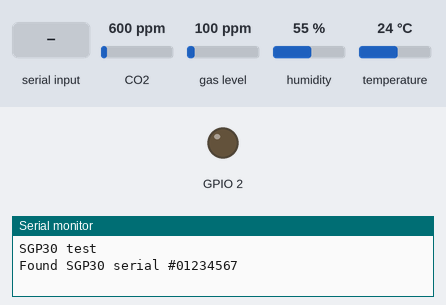
The sketch below on a simulated ESP32. Shown: output pins drawn as LEDs (lit = HIGH), the last lines printed to the serial monitor. The inputs (shaded band) are chosen by the test bench; at power-on: CO2 600 ppm, gas level 100 ppm, humidity 55 %, temperature 24 °C.

Above: at 1.2 s.
1.3 s: "O" received over Serial
At 2.0 s:
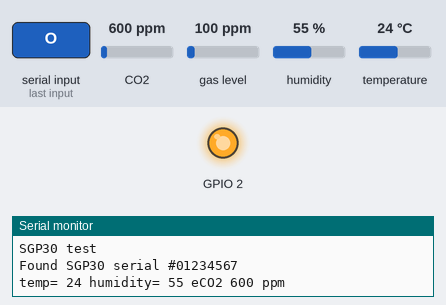
2.8 s: "X" received over Serial
At 4.0 s:
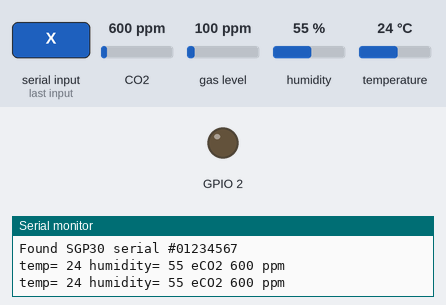
Timing chart, 0 to 5.8 s (numbered marks = the images above; inputs shaded):
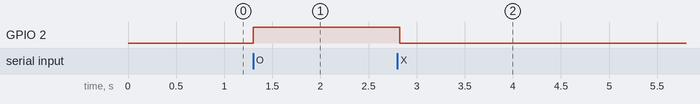

Measured:
- after the input at 1.3 s, GPIO 2: LOW → HIGH at once
- after the input at 2.8 s, GPIO 2: HIGH → LOW at once

The sketch:

Co2_temp_sensor.ino
```cpp
#include <Wire.h>
#include "Adafruit_SGP30.h"
#include <SimpleDHT.h>

Adafruit_SGP30 sgp;

/* return absolute humidity [mg/m^3] with approximation formula
* @param temperature [°C]
* @param humidity [%RH]
*/
uint32_t getAbsoluteHumidity(float temperature, float humidity) {
    // approximation formula from Sensirion SGP30 Driver Integration chapter 3.15
    const float absoluteHumidity = 216.7f * ((humidity / 100.0f) * 6.112f * exp((17.62f * temperature) / (243.12f + temperature)) / (273.15f + temperature)); // [g/m^3]
    const uint32_t absoluteHumidityScaled = static_cast<uint32_t>(1000.0f * absoluteHumidity); // [mg/m^3]
    return absoluteHumidityScaled;
}
int pinDHT11 = 15;
SimpleDHT11 dht11(pinDHT11);

void setup() {
  Serial.begin(115200);
  while (!Serial) { delay(10); } // Wait for serial console to open!
  pinMode( 2 , OUTPUT );
  Serial.println("SGP30 test");

  if (! sgp.begin()){
    Serial.println("Sensor not found :(");
    while (1);
  }
  Serial.print("Found SGP30 serial #");
  Serial.print(sgp.serialnumber[0], HEX);
  Serial.print(sgp.serialnumber[1], HEX);
  Serial.println(sgp.serialnumber[2], HEX);

  // If you have a baseline measurement from before you can assign it to start, to 'self-calibrate'
  //sgp.setIAQBaseline(0x8E68, 0x8F41);  // Will vary for each sensor!
}

int counter = 0;
int char_OX = '1';
void loop() {
  // If you have a temperature / humidity sensor, you can set the absolute humidity to enable the humditiy compensation for the air quality signals
  //float temperature = 22.1; // [°C]
  //float humidity = 45.2; // [%RH]
  //sgp.setHumidity(getAbsoluteHumidity(temperature, humidity));

  byte temperature = 0;
  byte humidity = 0;

  char_OX =Serial.read() ;
  if(char_OX=='O'||char_OX=='X'){
    if(char_OX=='O'){
      digitalWrite(2,HIGH);
    }
    else{
      digitalWrite(2,LOW);
    }
    int err = SimpleDHTErrSuccess;
  if ((err = dht11.read(&temperature, &humidity, NULL)) != SimpleDHTErrSuccess) {
    Serial.print("Read DHT11 failed, err="); Serial.print(SimpleDHTErrCode(err));
    Serial.print(","); Serial.println(SimpleDHTErrDuration(err)); delay(1000);
    return;
  }

  // Serial.print("Sample OK: ");
  Serial.print("temp= ");
  Serial.print((int)temperature);
  Serial.print(" humidity= ");
  Serial.print((int)humidity);
  if (! sgp.IAQmeasure()) {
    Serial.println("Measurement failed");
    return;
  }
  // Serial.print("TVOC "); Serial.print(sgp.TVOC); Serial.print(" ppb\t");
  Serial.print(" eCO2 "); Serial.print(sgp.eCO2); Serial.println(" ppm");

  if (! sgp.IAQmeasureRaw()) {
    Serial.println("Raw Measurement failed");
    return;
  }
  // Serial.print("Raw H2 "); Serial.print(sgp.rawH2); Serial.print(" \t");
  // Serial.print("Raw Ethanol "); Serial.print(sgp.rawEthanol); Serial.println("");


  delay(1500);
  }


}
```
